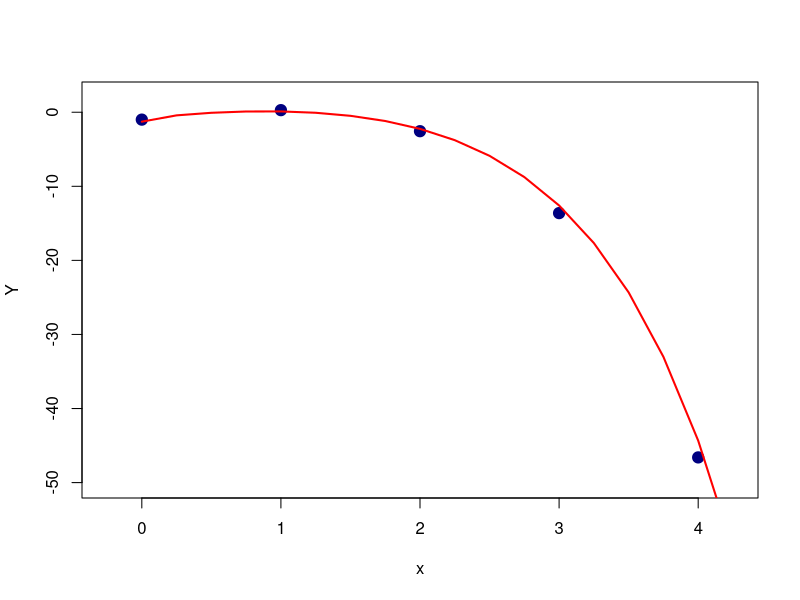
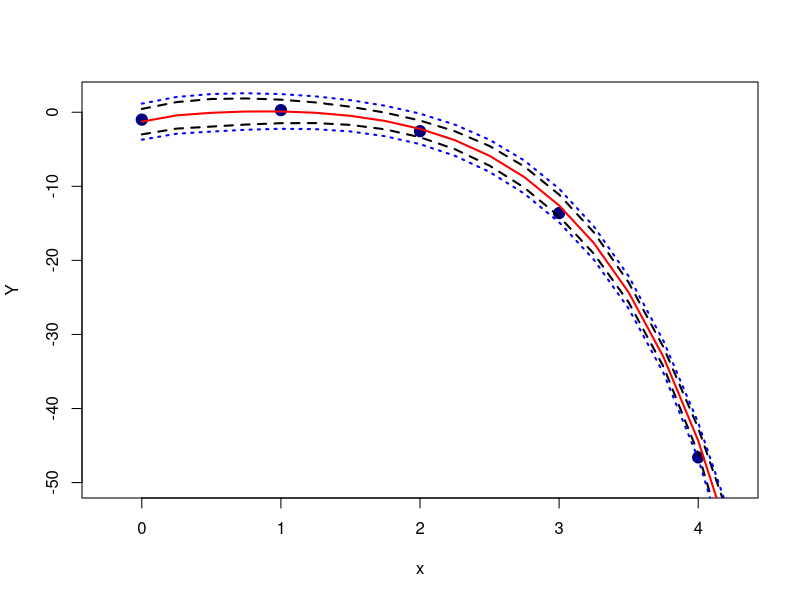

The R source for these figures, in order:
## ---- chunk 1
knitr::opts_chunk$set(echo = TRUE)
library(kableExtra)
## ---- chunk 2
# Load data.
x <- 0:4
Y <- c(-1.28, 0.16, -2.35, -12.52, -44.35)
n <- length(x)
# Create X.
X <- cbind(rep(x = 1, times = n), x, sqrt(x), exp(x))

# Create XX, XY.
XX <- t(X) %*% X
XY <- t(X) %*% Y

# Solve for beta.
hB <- solve(XX, XY)
## ---- chunk 3
# Plot observations.
plot(x = 0:4, xlab = "x",
     y = c(-1, 0.28, -2.56, -13.62, -46.60), ylab = "Y",
     xlim = c(-1/4, 4 + 1/4), 
     ylim = c(-50, 2), col = "navy", 
     pch = 19, cex = 1.5)

# Generate sequence of independent variables.
xs <- seq(from = 0, to = 4.25, by = 0.25)

# Predict points on curve using least-squares model
ys <- hB[1] + hB[2]*xs + hB[3]*sqrt(xs) + hB[4]*exp(xs)

# Plot least-squares curve
lines(xs, ys, col = "red", lwd = 2)
## ---- chunk 4
# Load data.
x <- 0:4
Y <- c(-1.28, 0.16, -2.35, -12.52, -44.35)
n <- length(x)
# Create X.
X <- cbind(rep(x = 1, times = n), x, sqrt(x), exp(x))

# Create XX, XY.
XX <- t(X) %*% X
XY <- t(X) %*% Y

# Calculate S.
# Note that we divide by n - (k+1) = n - 4.
SSE <- t(Y) %*% Y - t(hB) %*% XY
V <- SSE/(n-4)
S <- sqrt(V)

# Calculate c00.
C <- solve(XX)
c00 <- C[1,1]

# Calculate t.
tval <- hB[1]/sqrt(V*c00)
## ---- chunk 5
CI <- function(B, C, S, n, alpha, x){
  # Forms vector a.
  a <- c(1, x, sqrt(x), exp(x))
  
  # Calculates radius of confidence interval.
  rad <- qt(p = alpha/2, df = n - 4, lower.tail = FALSE)*S*sqrt(t(a) %*% C %*% a)
  
  # Calculates endpoints of the confidence interval.
  lb <- t(a) %*% B - rad
  ub <- t(a) %*% B + rad
  
  # Return the interval.
  return(c(lb, ub))
}
## ---- chunk 6
xstar <- 1
ci <- CI(B = hB, C = C, S = S, n = n, alpha = 0.05, x = xstar)
## ---- chunk 7
PI <- function(B, C, S, n, alpha, x){
  # Forms vector a.
  a <- c(1, x, sqrt(x), exp(x))
  
  # Calculates radius of confidence interval.
  rad <- qt(p = alpha/2, df = n - 4, lower.tail = FALSE)*S*sqrt(1 + t(a) %*% C %*% a)
  
  # Calculates endpoints of the confidence interval.
  lb <- t(a) %*% B - rad
  ub <- t(a) %*% B + rad
  
  # Return the interval.
  return(c(lb, ub))
}
## ---- chunk 8
PI(B = hB, C = C, S = S, n = n, alpha = 0.05, x = xstar)
## ---- chunk 9
# Plot observations.
plot(x = 0:4, xlab = "x",
     y = c(-1, 0.28, -2.56, -13.62, -46.60), ylab = "Y",
     xlim = c(-1/4, 4 + 1/4), 
     ylim = c(-50, 2), col = "navy", 
     pch = 19, cex = 1.5)

# Generate sequence of independent variables.
xs <- seq(from = 0, to = 4.25, by = 0.25)

# Predict points on curve using least-squares model
ys <- hB[1] + hB[2]*xs + hB[3]*sqrt(xs) + hB[4]*exp(xs)

# Plot least-squares curve
lines(xs, ys, col = "red", lwd = 2)

# Calculate 95% confidence intervals.
cis <- sapply(X = xs, FUN = CI, B = hB, C = C, S = S, n = n, alpha = 0.05)

# Calculate 95% prediction bands.
pis <- sapply(X = xs, FUN = PI, B = hB, C = C, S = S, n = n, alpha = 0.05)

# Plot curve indicating lower/upper bounds on confidence intervals.
lines(xs, cis[1,], col = "black", lty = 2, lwd = 2)
lines(xs, cis[2,], col = "black", pch = "o", lty = 2, lwd = 2)

# Plot prediction band.
lines(xs, pis[1,], col = "blue", pch = "o", lty = 3, lwd = 2)
lines(xs, pis[2,], col = "blue", pch = "o", lty = 3, lwd = 2)
## ---- chunk 10
# Create matrix of independent variable observations for reduced model.
XR <- cbind(rep(x = 1, times = n), x)

# Calculate the reduced model.
BR <- solve(t(XR) %*% XR, t(XR) %*% Y)

# Calculate SSE for the reduced model.
SSER <- t(Y) %*% Y - t(BR) %*% t(XR) %*% Y
## ---- chunk 11
fval <- ((SSER - SSE)/2)/(SSE/(n-4))
